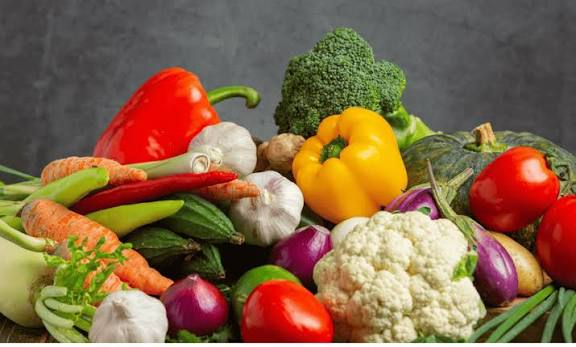
#> input picture assets/onion.jpg, 576 x 347 px, found by its file name
$ python onion.py
#> lines starting #> are read from the running program, lines starting #| are printed output that depends on the picture
from pathlib import Path

import numpy as np
import matplotlib.pyplot as plt

from skimage import io
from sklearn.cluster import KMeans
from sklearn.metrics import silhouette_score

IMAGE_PATH = Path(r"..\assets\onion.jpg")

# Intervalo de valores de K que serão testados
K_MIN = 2
K_MAX = 10

# Parâmetros para garantir reprodutibilidade e acelerar o cálculo do Silhouette
RANDOM_STATE = 42
SAMPLE_SIZE = 5000

# Lê a imagem
imagem = io.imread(IMAGE_PATH)
#> imagem is the input picture: shape (347, 576, 3); mean R, G, B 133.2, 102.8, 72.2

# Converte a imagem em uma matriz de pixels, onde cada linha representa um pixel (R, G, B)
pixels = imagem.reshape(-1, 3)

# Listas para armazenar os resultados de cada valor de K
scores = []
segmentacoes = []
valores_k = []

# Testa diferentes quantidades de clusters
for k in range(K_MIN, K_MAX + 1):

    print(f"Testando K = {k}")

    # Cria o modelo K-Means para o valor atual de K
    kmeans = KMeans(
        n_clusters=k,
        random_state=RANDOM_STATE,
        n_init=10
    )

    # Executa o agrupamento dos pixels
    labels = kmeans.fit_predict(pixels)

    # Calcula o Silhouette Score para avaliar a qualidade da segmentação
    score = silhouette_score(
        pixels,
        labels,
        sample_size=SAMPLE_SIZE,
        random_state=RANDOM_STATE
    )

    print(f"Silhouette Score: {score:.4f}")

    # Armazena o valor de K e seu respectivo score
    valores_k.append(k)
    scores.append(score)

    # Reconstrói a imagem substituindo cada pixel pela cor média do cluster ao qual pertence
    imagem_segmentada = kmeans.cluster_centers_[labels]
    imagem_segmentada = imagem_segmentada.reshape(imagem.shape)

    # Converte os valores para uint8 para exibição da imagem
    imagem_segmentada = imagem_segmentada.astype(np.uint8)

    # Salva a imagem segmentada
    segmentacoes.append(imagem_segmentada)
#> this loop made 9 passes
#> score on passes 1 to 9: 0.471, 0.471, 0.462, 0.456, 0.452, 0.437, 0.414, 0.425, 0.422
#| Silhouette Score: 0.4711
#| Silhouette Score: 0.4714
#| Silhouette Score: 0.4619
#| Silhouette Score: 0.4560
#| Silhouette Score: 0.4520
#| Silhouette Score: 0.4375
#| Silhouette Score: 0.4144
#| Silhouette Score: 0.4248
#> (further printed lines are left out)
#> pass 1, `imagem_segmentada = imagem_segmentada.reshape(imagem.shape)`:
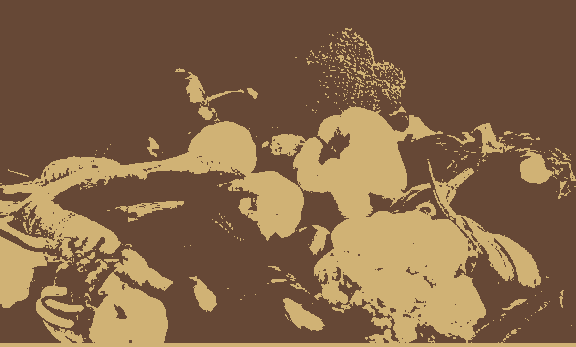
#> imagem_segmentada: shape (347, 576, 3) float64; mean R, G, B 133.3, 102.8, 72.2
#> pass 2, `imagem_segmentada = imagem_segmentada.reshape(imagem.shape)`:
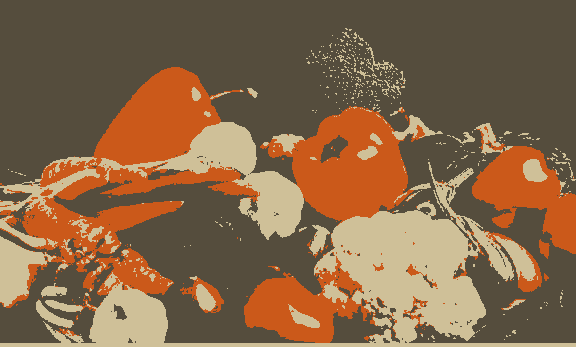
#> imagem_segmentada: shape (347, 576, 3) float64; mean R, G, B 133.2, 102.7, 72.2
#> after the loop, scores = [0.471, 0.471, 0.462, 0.456, 0.452, 0.437, 0.414, 0.425, 0.422]; segmentacoes = 9 items; valores_k = [2, 3, 4, 5, 6, 7, 8, 9, 10]

# Identifica o índice correspondente ao maior Silhouette Score
indice_melhor = np.argmax(scores)
#> indice_melhor = 1

# Obtém o melhor valor de K, seu score e a imagem segmentada correspondente
melhor_k = valores_k[indice_melhor]
#> melhor_k = 3
melhor_score = scores[indice_melhor]
#> melhor_score = 0.471
melhor_segmentacao = segmentacoes[indice_melhor]

print(f"\nMelhor K = {melhor_k}")
#| Melhor K = 3
print(f"Silhouette Score = {melhor_score:.4f}")
#| Silhouette Score = 0.4714

# Exibe todas as segmentações obtidas para cada valor de K
fig, axes = plt.subplots(3, 3, figsize=(12, 12))

for ax, img, k, score in zip(axes.ravel(), segmentacoes, valores_k, scores):
    ax.imshow(img)
    ax.set_title(f"K = {k}\nScore = {score:.3f}")
    ax.axis("off")

plt.suptitle("Segmentações utilizando K-Means", fontsize=16)

plt.tight_layout()
plt.show()
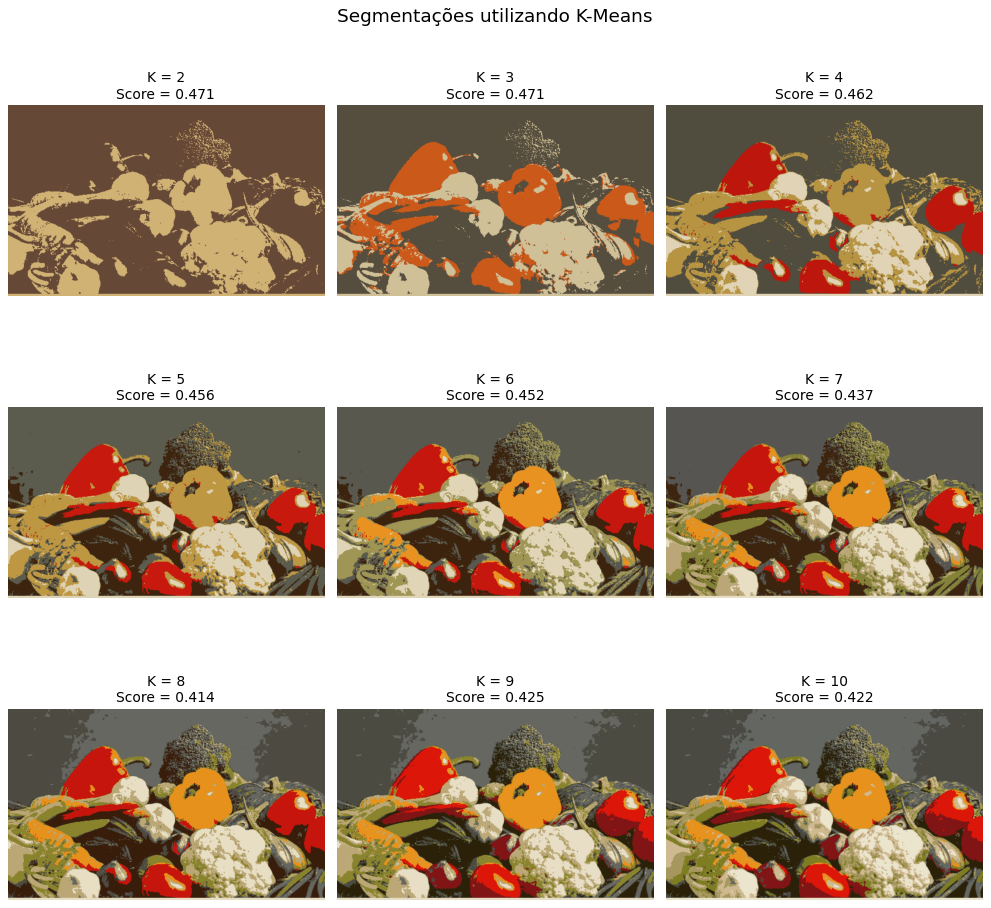
#> figure drawn by matplotlib, 9 panels

# Plota o gráfico do Silhouette Score para cada valor de K testado
plt.figure(figsize=(8, 5))

plt.plot(valores_k, scores, marker='o')

plt.xlabel("Número de clusters (K)")
plt.ylabel("Silhouette Score")
plt.title("Escolha do melhor K")

plt.grid(True)

plt.show()
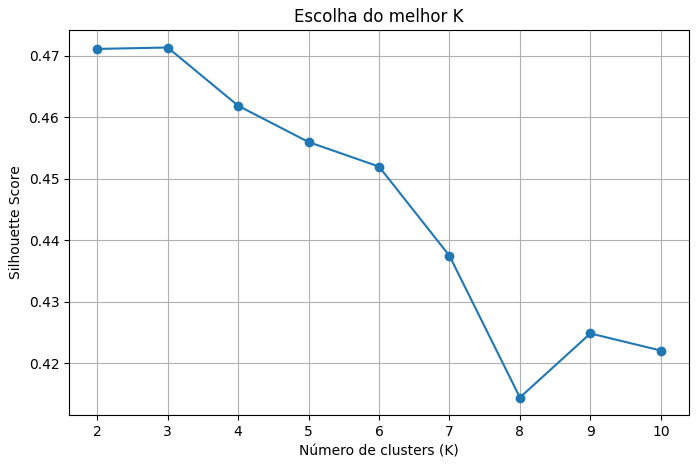
#> figure drawn by matplotlib, 1 panel

# Exibe lado a lado a imagem original e a melhor segmentação encontrada
fig, ax = plt.subplots(1, 2, figsize=(12, 6))

ax[0].imshow(imagem)
ax[0].set_title("Imagem Original")
ax[0].axis("off")

ax[1].imshow(melhor_segmentacao)
ax[1].set_title(
    f"Melhor Segmentação\nK = {melhor_k} | Score = {melhor_score:.4f}"
)
ax[1].axis("off")

plt.tight_layout()

plt.show()
